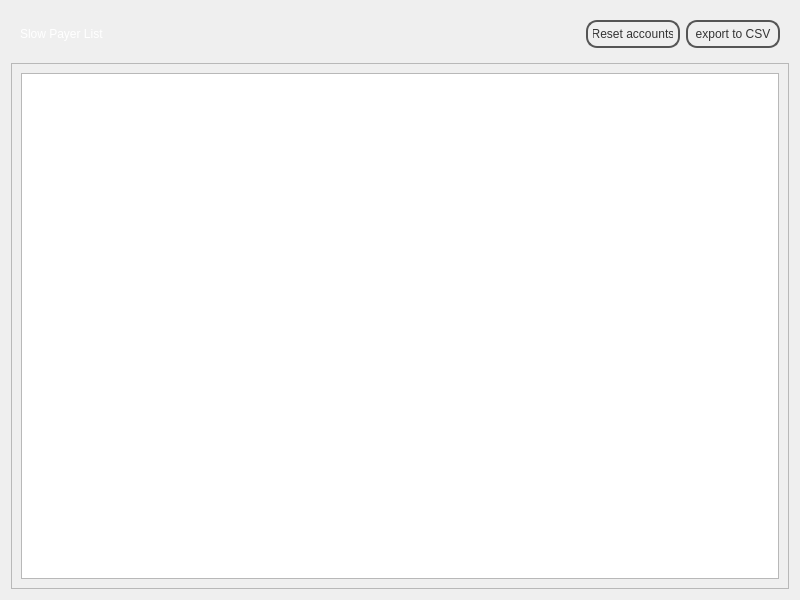
<?xml version="1.0" encoding="UTF-8"?>
<ui version="4.0">
 <class>SlowPayersView</class>
 <widget class="QWidget" name="SlowPayersView">
  <property name="geometry">
   <rect>
    <x>0</x>
    <y>0</y>
    <width>800</width>
    <height>600</height>
   </rect>
  </property>
  <property name="windowTitle">
   <string>Form</string>
  </property>
  <property name="styleSheet">
   <string notr="true">#topFrame {
border: none;
background: qlineargradient(x1: 0, y1: 0, x2: 0, y2: 1,
stop: 0 #a6a6a6, stop: 0.08 #7f7f7f,
stop: 0.39999 #717171, stop: 0.4 #626262,
stop: 0.9 #4c4c4c, stop: 1 #333333);
}

#bottomFrame {
border: none;
background: white;
}

#topFrame QLabel {
color: #fff;
}

#topFrame QPushButton {
color: #333;
border: 2px solid #555;
border-radius: 11px;
padding: 5px;
background: qradialgradient(cx: 0.3, cy: -0.4,
fx: 0.3, fy: -0.4,
radius: 1.35, stop: 0 #fff, stop: 1 #888);
min-width: 80px;
}

#topFrame QPushButton:hover {
background: qradialgradient(cx: 0.3, cy: -0.4,
fx: 0.3, fy: -0.4,
radius: 1.35, stop: 0 #fff, stop: 1 #bbb);
}

#topFrame QPushButton:pressed {
background: qradialgradient(cx: 0.4, cy: -0.1,
fx: 0.4, fy: -0.1,
radius: 1.35, stop: 0 #fff, stop: 1 #ddd);
}
</string>
  </property>
  <layout class="QVBoxLayout" name="verticalLayout">
   <item>
    <widget class="QFrame" name="topFrame">
     <property name="sizePolicy">
      <sizepolicy hsizetype="Preferred" vsizetype="Fixed">
       <horstretch>0</horstretch>
       <verstretch>0</verstretch>
      </sizepolicy>
     </property>
     <property name="frameShape">
      <enum>QFrame::StyledPanel</enum>
     </property>
     <property name="frameShadow">
      <enum>QFrame::Raised</enum>
     </property>
     <layout class="QHBoxLayout" name="horizontalLayout">
      <item>
       <widget class="QLabel" name="titleLabel">
        <property name="text">
         <string>Slow Payer List</string>
        </property>
       </widget>
      </item>
      <item>
       <spacer name="horizontalSpacer">
        <property name="orientation">
         <enum>Qt::Horizontal</enum>
        </property>
        <property name="sizeHint" stdset="0">
         <size>
          <width>548</width>
          <height>20</height>
         </size>
        </property>
       </spacer>
      </item>
      <item>
       <widget class="QPushButton" name="resetAccountsPushButton">
        <property name="text">
         <string>Reset accounts</string>
        </property>
       </widget>
      </item>
      <item>
       <widget class="QPushButton" name="csvPushButton">
        <property name="text">
         <string>export to CSV</string>
        </property>
       </widget>
      </item>
     </layout>
    </widget>
   </item>
   <item>
    <widget class="QFrame" name="bottonFrame">
     <property name="frameShape">
      <enum>QFrame::StyledPanel</enum>
     </property>
     <property name="frameShadow">
      <enum>QFrame::Raised</enum>
     </property>
     <layout class="QVBoxLayout" name="verticalLayout_2">
      <item>
       <widget class="QTableWidget" name="slowPayersTableWidget">
        <property name="editTriggers">
         <set>QAbstractItemView::NoEditTriggers</set>
        </property>
        <property name="selectionMode">
         <enum>QAbstractItemView::NoSelection</enum>
        </property>
        <property name="selectionBehavior">
         <enum>QAbstractItemView::SelectColumns</enum>
        </property>
       </widget>
      </item>
     </layout>
    </widget>
   </item>
  </layout>
 </widget>
 <resources/>
 <connections/>
</ui>
